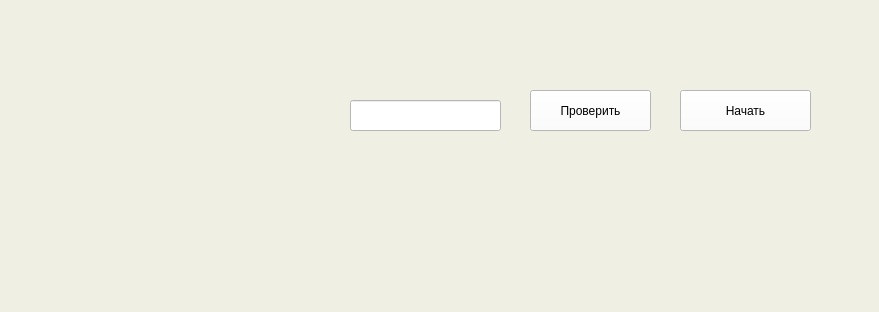
<?xml version="1.0" encoding="UTF-8"?>
<ui version="4.0">
 <class>MainWindow</class>
 <widget class="QMainWindow" name="MainWindow">
  <property name="geometry">
   <rect>
    <x>0</x>
    <y>0</y>
    <width>879</width>
    <height>312</height>
   </rect>
  </property>
  <property name="windowTitle">
   <string>Решебник задач</string>
  </property>
  <property name="styleSheet">
   <string notr="true">background-color:rgb(239, 239, 227);</string>
  </property>
  <widget class="QWidget" name="centralwidget">
   <widget class="QLabel" name="textLabel">
    <property name="geometry">
     <rect>
      <x>10</x>
      <y>10</y>
      <width>301</width>
      <height>211</height>
     </rect>
    </property>
    <property name="styleSheet">
     <string notr="true">font: 75 italic 12pt &quot;Times New Roman&quot;;</string>
    </property>
    <property name="text">
     <string/>
    </property>
   </widget>
   <widget class="QLineEdit" name="answerEdit">
    <property name="geometry">
     <rect>
      <x>350</x>
      <y>100</y>
      <width>151</width>
      <height>31</height>
     </rect>
    </property>
    <property name="styleSheet">
     <string notr="true">font: 75 italic 12pt &quot;Times New Roman&quot;;
background-color:rgb(255, 255, 255);</string>
    </property>
    <property name="text">
     <string/>
    </property>
   </widget>
   <widget class="QLabel" name="rightLabel">
    <property name="geometry">
     <rect>
      <x>350</x>
      <y>160</y>
      <width>261</width>
      <height>31</height>
     </rect>
    </property>
    <property name="styleSheet">
     <string notr="true">font: 75 12pt &quot;Times New Roman&quot;;</string>
    </property>
    <property name="text">
     <string/>
    </property>
   </widget>
   <widget class="QPushButton" name="checkButton">
    <property name="geometry">
     <rect>
      <x>530</x>
      <y>90</y>
      <width>121</width>
      <height>41</height>
     </rect>
    </property>
    <property name="styleSheet">
     <string notr="true">background-color:rgb(255, 255, 255);font: 75 italic 12pt &quot;Times New Roman&quot;;</string>
    </property>
    <property name="text">
     <string>Проверить</string>
    </property>
   </widget>
   <widget class="QPushButton" name="startButton">
    <property name="geometry">
     <rect>
      <x>680</x>
      <y>90</y>
      <width>131</width>
      <height>41</height>
     </rect>
    </property>
    <property name="styleSheet">
     <string notr="true">background-color:rgb(255, 255, 255);font: 75 italic 12pt &quot;Times New Roman&quot;;</string>
    </property>
    <property name="text">
     <string>Начать</string>
    </property>
   </widget>
  </widget>
  <widget class="QMenuBar" name="menubar">
   <property name="geometry">
    <rect>
     <x>0</x>
     <y>0</y>
     <width>879</width>
     <height>21</height>
    </rect>
   </property>
  </widget>
  <widget class="QStatusBar" name="statusbar"/>
 </widget>
 <resources/>
 <connections/>
</ui>
